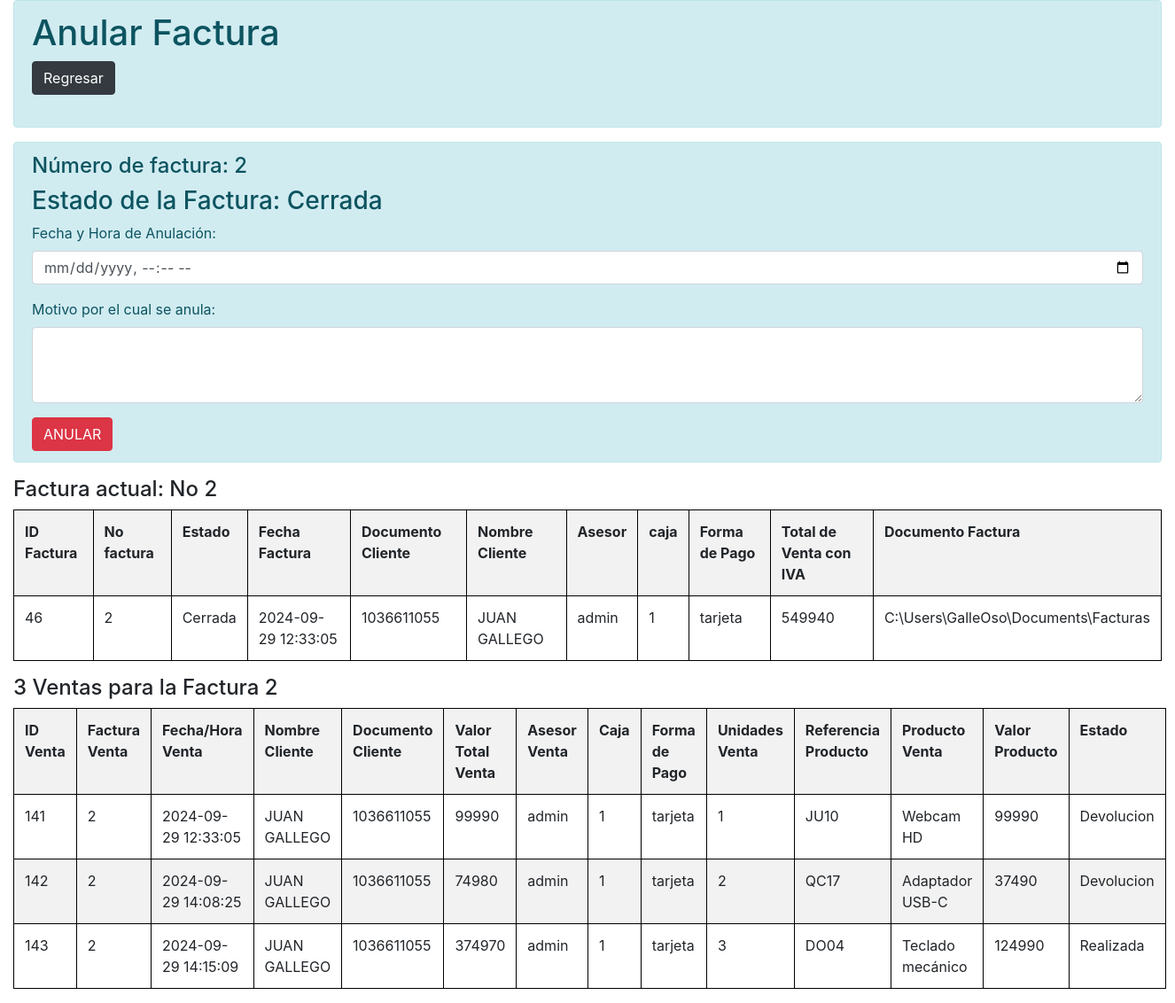
The app's page /vistas/anular_factura.php?no_factura=2 (signed in) with its own data.
### tables this page shows
CREATE TABLE `facturas` (
  `id_factura` int(11) NOT NULL AUTO_INCREMENT,
  `no_factura` int(150) NOT NULL,
  `estado` varchar(15) NOT NULL DEFAULT 'Cerrada',
  `fecha_factura` datetime NOT NULL DEFAULT current_timestamp(),
  `fecha_anulacion` datetime DEFAULT NULL,
  `descripcion_anulacion` varchar(200) DEFAULT NULL,
  `doc_cliente` varchar(10) NOT NULL,
  `nom_cliente` varchar(50) NOT NULL,
  `asesor` varchar(14) NOT NULL,
  `caja` varchar(2) NOT NULL,
  `forma_de_pago` varchar(15) NOT NULL,
  `total_venta_con_iva` varchar(10) NOT NULL,
  `doc_factura` varchar(200) NOT NULL DEFAULT 'C:\\Users\\GalleOso\\Documents\\Facturas',
  PRIMARY KEY (`id_factura`)
);

CREATE TABLE `ventas` (
  `id_venta` int(11) NOT NULL AUTO_INCREMENT,
  `factura_venta` int(150) NOT NULL,
  `fecha_hora_venta` datetime NOT NULL DEFAULT current_timestamp(),
  `nom_cliente` varchar(30) NOT NULL,
  `doc_cliente_venta` varchar(11) NOT NULL,
  `valor_total_venta` decimal(10,0) NOT NULL,
  `asesor_venta` varchar(30) NOT NULL,
  `caja` varchar(2) NOT NULL,
  `forma_de_pago` varchar(30) NOT NULL,
  `unidades_venta` int(3) NOT NULL,
  `ref_prod_venta` varchar(10) NOT NULL,
  `producto_venta` varchar(50) NOT NULL,
  `valor_producto` varchar(10) NOT NULL,
  `estado` varchar(10) NOT NULL DEFAULT 'Realizada',
  PRIMARY KEY (`id_venta`)
);

### vistas/anular_factura.php (the view, shortened to what this page needs)
<?php
include '../conexion/conexion.php';
?>
<!DOCTYPE html>
<html lang="en">
<head>
    <link href="https://stackpath.bootstrapcdn.com/bootstrap/4.5.2/css/bootstrap.min.css" rel="stylesheet">
</head>
<body>
    <div class="container-fluid">
        <div class="alert alert-info">
         <h1>Anular Factura</h1>
            <a class="btn btn-dark"href="Facturas.php">Regresar</a><br><br>
        </div>
    </div>
    <?php
$no_factura = $_GET['no_factura'] ?? '';
if (!empty($no_factura)) {
    $valor_factura = htmlspecialchars($no_factura);
} else {
    $valor_factura = '';
}
    $consulta = "SELECT estado FROM facturas WHERE no_factura = $valor_factura";
    $resultado_2 = mysqli_query($conexion, $consulta);
    if (mysqli_num_rows($resultado_2) > 0) {
        $fila = mysqli_fetch_assoc($resultado_2);
        $estado = $fila['estado'];
    }
?>
<div class="container-fluid">
    <div class="container-fluid alert alert-info">
        <h4>Número de factura: <?php echo $valor_factura;  ?> </h4>
        <h3>Estado de la Factura: <?php echo $estado;  ?> </h3>
        <?php
        if ($fila["estado"] == "Cerrada") {
            echo '<form action="../procesos_factura_admin/validar_factura_anular.php" method="post">
                <input type="hidden" size="5" id="factura" name="factura" value="' . htmlspecialchars($valor_factura) . '" readonly required>
                <div class="form-group">
                <div class="form-group">
                    <label for="fecha_hora_anulacion">Fecha y Hora de Anulación:</label>
                    <input type="datetime-local" class="form-control" id="fecha_anulacion" name="fecha_anulacion" required>
                </div>
                </div>
                <div class="form-group">
                    <label for="descripcion_devo">Motivo por el cual se anula:</label>
                    <textarea class="form-control" id="descripcion_anulacion" name="descripcion_anulacion" rows="3" required></textarea>
                </div>
                <button class="btn btn-danger" type="submit" name="submit" value="Anular">ANULAR</button>
            </form>
            </div>';
        }
        ?>
    </div>
<section id="porfactura">
    <div class="container-fluid">
        <?php
        if(!isset($_POST['no_factura'])) {
            $no_factura = $_GET['no_factura'];
            $sql_1 = "SELECT * FROM facturas WHERE no_factura = '$no_factura'";
            $resultado_1 = $conexion->query($sql_1);
            if ($resultado_1->num_rows > 0) {
                echo "<h4>Factura actual: No $no_factura </h4>";
                echo "<table class='table table-bordered table-striped' style='border: 1px solid #000; border-collapse: collapse; width: 100%;'>";
                echo "<tr style='border: 1px solid #000;'>";
                echo "<th style='border: 1px solid #000;'>ID Factura</th>";
                echo "<th style='border: 1px solid #000;'>No factura</th>";
                echo "<th style='border: 1px solid #000;'>Estado </th>";
                echo "<th style='border: 1px solid #000;'>Fecha Factura</th>";
                echo "<th style='border: 1px solid #000;'>Documento Cliente</th>";
                echo "<th style='border: 1px solid #000;'>Nombre Cliente</th>";
                echo "<th style='border: 1px solid #000;'>Asesor</th>";
                echo "<th style='border: 1px solid #000;'>caja</th>";
                echo "<th style='border: 1px solid #000;'>Forma de Pago</th>";
                echo "<th style='border: 1px solid #000;'>Total de Venta con IVA</th>";
                echo "<th style='border: 1px solid #000;'>Documento Factura</th>";
                echo "</tr>";
                while ($fila_2 = $resultado_1->fetch_assoc()) {
                    echo "<tr style='border: 1px solid #000;'>";
                    echo "<td style='border: 1px solid #000;'>" . $fila_2["id_factura"] . "</td>";
                    echo "<td style='border: 1px solid #000;'>" . $fila_2["no_factura"] . "</td>";
                    echo "<td style='border: 1px solid #000;'>" . $fila_2["estado"] . "</td>";
                    echo "<td style='border: 1px solid #000;'>" . $fila_2["fecha_factura"] . "</td>";
                    echo "<td style='border: 1px solid #000;'>" . $fila_2["doc_cliente"] . "</td>";
                    echo "<td style='border: 1px solid #000;'>" . $fila_2["nom_cliente"] . "</td>";
                    echo "<td style='border: 1px solid #000;'>" . $fila_2["asesor"] . "</td>";
                    echo "<td style='border: 1px solid #000;'>" . $fila_2["caja"] . "</td>";
                    echo "<td style='border: 1px solid #000;'>" . $fila_2["forma_de_pago"] . "</td>";
                    echo "<td style='border: 1px solid #000;'>" . $fila_2["total_venta_con_iva"] . "</td>";
                    echo "<td style='border: 1px solid #000;'>" . $fila_2["doc_factura"] . "</td>";
                    echo "</tr>";
                }
                echo "</table>";
            } else {
                echo "No se encontraron resultados para la factura de venta especificada.";
            }
        }
        ?>
    </div>
</section>
<section>
    <div class="container-fluid">
        <?php
        if(!isset($_POST['no_factura'])) {
            $no_factura = $_GET['no_factura'];
            $sql = "SELECT * FROM ventas WHERE factura_venta = '$no_factura'";
            $resultado = mysqli_query($conexion, $sql);
            $num_filas = mysqli_num_rows($resultado);
            if ($num_filas > 0) {
                echo "<h4>$num_filas Ventas para la Factura <span>$no_factura</span></h4>";
                echo "<table class='table table-bordered table-striped' style='border: 1px solid #000; border-collapse: collapse; width: 100%;'>";
                echo "<tr style='border: 1px solid #000;'>";
                echo "<th style='border: 1px solid #000;'>ID Venta</th>";
                echo "<th style='border: 1px solid #000;'>Factura Venta</th>";
                echo "<th style='border: 1px solid #000;'>Fecha/Hora Venta</th>";
                echo "<th style='border: 1px solid #000;'>Nombre Cliente</th>";
                echo "<th style='border: 1px solid #000;'>Documento Cliente</th>";
                echo "<th style='border: 1px solid #000;'>Valor Total Venta</th>";
                echo "<th style='border: 1px solid #000;'>Asesor Venta</th>";
                echo "<th style='border: 1px solid #000;'>Caja</th>";
                echo "<th style='border: 1px solid #000;'>Forma de Pago</th>";
                echo "<th style='border: 1px solid #000;'>Unidades Venta</th>";
                echo "<th style='border: 1px solid #000;'>Referencia Producto</th>";
                echo "<th style='border: 1px solid #000;'>Producto Venta</th>";
                echo "<th style='border: 1px solid #000;'>Valor Producto</th>";
                echo "<th style='border: 1px solid #000;'>Estado</th>";
                echo "</tr>";
                while ($fila = mysqli_fetch_assoc($resultado)) {
                    echo "<tr style='border: 1px solid #000;'>";
                    echo "<td style='border: 1px solid #000;'>" . $fila["id_venta"] . "</td>";
                    echo "<td style='border: 1px solid #000;'>" . $fila["factura_venta"] . "</td>";
                    echo "<td style='border: 1px solid #000;'>" . $fila["fecha_hora_venta"] . "</td>";
                    echo "<td style='border: 1px solid #000;'>" . $fila["nom_cliente"] . "</td>";
                    echo "<td style='border: 1px solid #000;'>" . $fila["doc_cliente_venta"] . "</td>";
                    echo "<td style='border: 1px solid #000;'>" . $fila["valor_total_venta"] . "</td>";
                    echo "<td style='border: 1px solid #000;'>" . $fila["asesor_venta"] . "</td>";
                    echo "<td style='border: 1px solid #000;'>" . $fila["caja"] . "</td>";
                    echo "<td style='border: 1px solid #000;'>" . $fila["forma_de_pago"] . "</td>";
                    echo "<td style='border: 1px solid #000;'>" . $fila["unidades_venta"] . "</td>";
                    echo "<td style='border: 1px solid #000;'>" . $fila["ref_prod_venta"] . "</td>";
                    echo "<td style='border: 1px solid #000;'>" . $fila["producto_venta"] . "</td>";
                    echo "<td style='border: 1px solid #000;'>" . $fila["valor_producto"] . "</td>";
                    echo "<td style='border: 1px solid #000;'>" . $fila["estado"] . "</td>";
                    echo "</tr>";
                }
                echo "</table>";
            } else {
                echo "No se encontraron resultados para la factura de venta especificada.";
            }
        }
        ?>
    </div>
</section></body>
</html>

### vistas/anular_factura.php (style rules this page uses)
body { background-color: #f5f5dc; }

### records on screen
facturas: estado "Cerrada", id_factura "46", no_factura "2", fecha_factura "2024-09-29 12:33:05", doc_cliente "1036611055", nom_cliente "JUAN GALLEGO", asesor "admin", caja "1", forma_de_pago "tarjeta", total_venta_con_iva "549940", doc_factura "C:\\Users\\GalleOso\\Documents\\Facturas"
ventas: id_venta "141", factura_venta "2", fecha_hora_venta "2024-09-29 12:33:05", nom_cliente "JUAN GALLEGO", doc_cliente_venta "1036611055", valor_total_venta "99990", asesor_venta "admin", caja "1", forma_de_pago "tarjeta", unidades_venta "1", ref_prod_venta "JU10", producto_venta "Webcam HD", valor_producto "99990", estado "Devolucion"
ventas: id_venta "142", factura_venta "2", fecha_hora_venta "2024-09-29 14:08:25", nom_cliente "JUAN GALLEGO", doc_cliente_venta "1036611055", valor_total_venta "74980", asesor_venta "admin", caja "1", forma_de_pago "tarjeta", unidades_venta "2", ref_prod_venta "QC17", producto_venta "Adaptador USB-C", valor_producto "37490", estado "Devolucion"
ventas: id_venta "143", factura_venta "2", fecha_hora_venta "2024-09-29 14:15:09", nom_cliente "JUAN GALLEGO", doc_cliente_venta "1036611055", valor_total_venta "374970", asesor_venta "admin", caja "1", forma_de_pago "tarjeta", unidades_venta "3", ref_prod_venta "DO04", producto_venta "Teclado mecánico", valor_producto "124990", estado "Realizada"

### other values on screen
$valor_factura "2"
$no_factura "2"
$num_filas "3"
